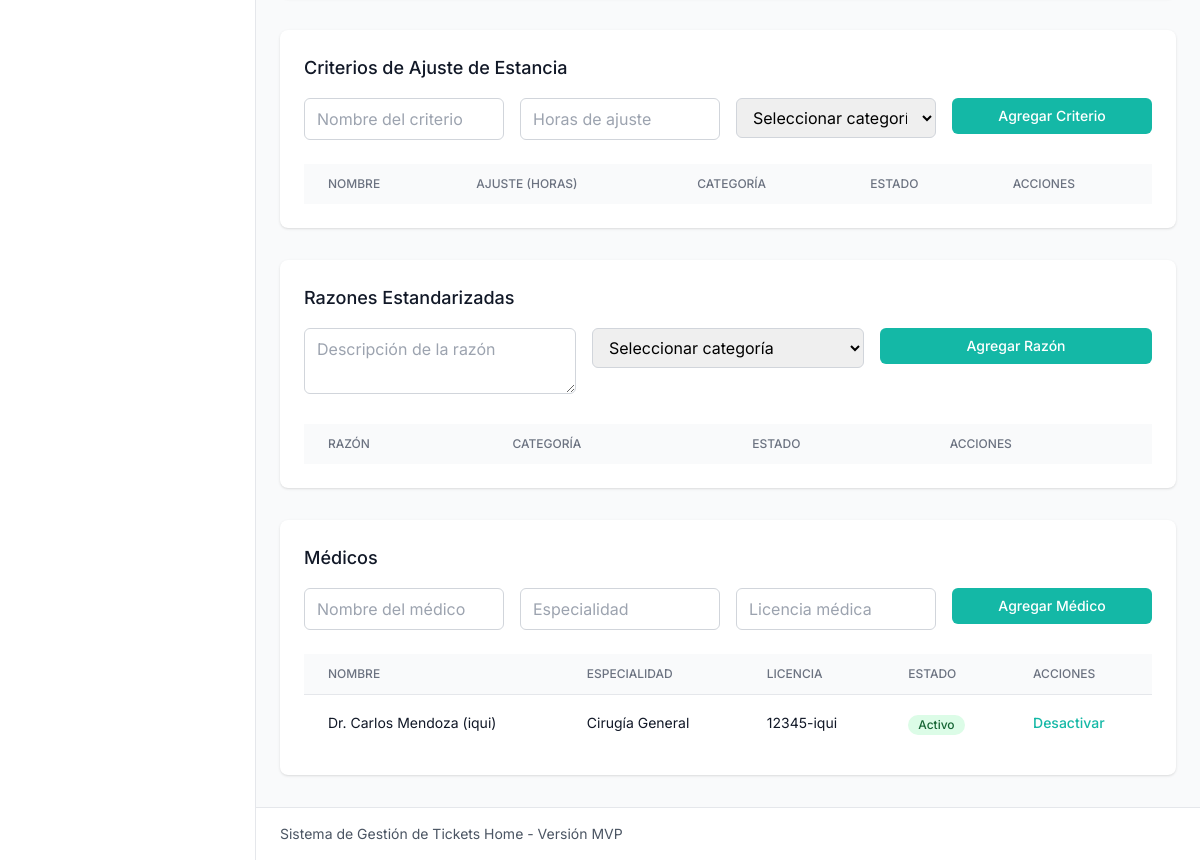
Page /admin/master-data (signed in, lower part) on the earlier database version.
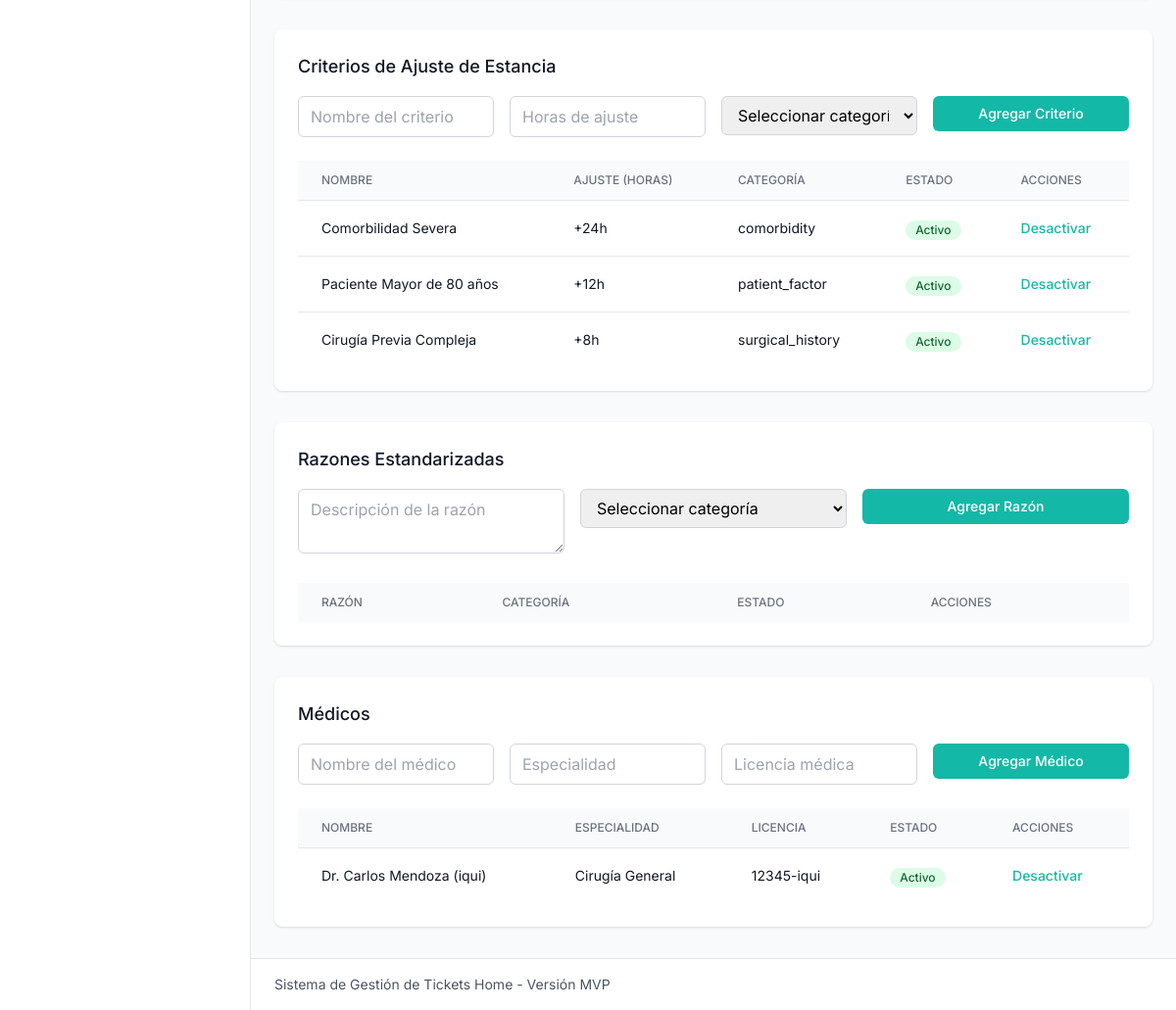
Same page on the later database version.
### models.py (models this page shows, shortened)
class Doctor(db.Model):
    id = db.Column(db.Integer, primary_key=True)
    name = db.Column(db.String(200), nullable=False)
    specialty = db.Column(db.String(100), nullable=True)
    medical_license = db.Column(db.String(50), nullable=True)
    is_active = db.Column(db.Boolean, default=True)
    created_at = db.Column(db.DateTime, default=datetime.utcnow)
    clinic_id = db.Column(db.Integer, db.ForeignKey('clinic.id'), nullable=False)
    tickets = db.relationship('Ticket', backref='attending_doctor', lazy=True)

class StayAdjustmentCriterion(db.Model):
    id = db.Column(db.Integer, primary_key=True)
    name = db.Column(db.String(200), nullable=False)
    hours_adjustment = db.Column(db.Integer, nullable=False)
    category = db.Column(db.String(100), nullable=False)
    is_active = db.Column(db.Boolean, default=True)
    clinic_id = db.Column(db.Integer, db.ForeignKey('clinic.id'), nullable=False)

### routes/admin.py (the view)
@admin_bp.route('/master-data')
@login_required
@admin_required
def master_data():
    clinic_id = current_user.clinic_id
    surgeries = Surgery.query.filter_by(clinic_id=clinic_id).all()
    techniques = Technique.query.filter_by(clinic_id=clinic_id).all()
    adjustments = StayAdjustmentCriterion.query.filter_by(clinic_id=clinic_id).all()
    reasons = StandardizedReason.query.filter_by(clinic_id=clinic_id).all()
    doctors = Doctor.query.filter_by(clinic_id=clinic_id).all()
    return render_template('admin/master_data.html',
                         surgeries=surgeries,
                         techniques=techniques,
                         adjustments=adjustments,
                         reasons=reasons,
                         doctors=doctors)

### models.py (called while the page is built)
    def is_admin(self):
        return self.role == 'admin'

### routes/admin.py (called while the page is built)
def admin_required(f):
    @wraps(f)
    def decorated_function(*args, **kwargs):
        if not current_user.is_admin():
            flash('Acceso denegado. Se requieren permisos de administrador.', 'error')
            return redirect(url_for('dashboard.index'))
        return f(*args, **kwargs)
    return decorated_function

### templates/admin/master_data.html (shortened to what this page needs)
{% extends "base.html" %}
{% block content %}
<div class="space-y-8">
    <div class="bg-white shadow rounded-lg p-6">
        <h3 class="text-lg font-medium text-gray-900 mb-4">Criterios de Ajuste de Estancia</h3>
        <form method="POST" action="{{ url_for('admin.create_adjustment') }}" class="mb-6">
            <div class="grid grid-cols-1 md:grid-cols-4 gap-4">
                <div>
                    <input type="text" name="name" placeholder="Nombre del criterio" required
                           class="w-full px-3 py-2 border border-gray-300 rounded-md focus:outline-none focus:ring-primary focus:border-primary">
                </div>
                <div>
                    <input type="number" name="hours_adjustment" placeholder="Horas de ajuste" required
                           class="w-full px-3 py-2 border border-gray-300 rounded-md focus:outline-none focus:ring-primary focus:border-primary">
                </div>
                <div>
                    <select name="category" required
                            class="w-full px-3 py-2 border border-gray-300 rounded-md focus:outline-none focus:ring-primary focus:border-primary">
                        <option value="">Seleccionar categoría</option>
                    </select>
                </div>
                <div>
                    <button type="submit"
                            class="w-full bg-primary hover:bg-opacity-90 text-white px-4 py-2 rounded-md text-sm font-medium">
                        Agregar Criterio
                    </button>
                </div>
            </div>
        </form>
        <div class="overflow-x-auto">
            <table class="min-w-full divide-y divide-gray-200">
                <thead class="bg-gray-50">
                    <tr>
                        <th class="px-6 py-3 text-left text-xs font-medium text-gray-500 uppercase">Nombre</th>
                        <th class="px-6 py-3 text-left text-xs font-medium text-gray-500 uppercase">Ajuste (horas)</th>
                        <th class="px-6 py-3 text-left text-xs font-medium text-gray-500 uppercase">Categoría</th>
                        <th class="px-6 py-3 text-left text-xs font-medium text-gray-500 uppercase">Estado</th>
                        <th class="px-6 py-3 text-left text-xs font-medium text-gray-500 uppercase">Acciones</th>
                    </tr>
                </thead>
                <tbody class="bg-white divide-y divide-gray-200">
                    {% for adjustment in adjustments %}
                    <tr>
                        <td class="px-6 py-4 whitespace-nowrap text-sm text-gray-900">{{ adjustment.name }}</td>
                        <td class="px-6 py-4 whitespace-nowrap text-sm text-gray-900">
                            {% if adjustment.hours_adjustment >= 0 %}+{% endif %}{{ adjustment.hours_adjustment }}h
                        </td>
                        <td class="px-6 py-4 whitespace-nowrap text-sm text-gray-900">{{ adjustment.category }}</td>
                        <td class="px-6 py-4 whitespace-nowrap">
                            <span class="inline-flex items-center px-2.5 py-0.5 rounded-full text-xs font-medium
                                {% if adjustment.is_active %}bg-green-100 text-green-800{% else %}bg-red-100 text-red-800{% endif %}">
                                {% if adjustment.is_active %}Activo{% else %}Inactivo{% endif %}
                            </span>
                        </td>
                        <td class="px-6 py-4 whitespace-nowrap text-sm font-medium">
                            <form method="POST" action="{{ url_for('admin.toggle_adjustment', adjustment_id=adjustment.id) }}" class="inline">
                                <button type="submit" class="text-primary hover:text-opacity-80">
                                    {% if adjustment.is_active %}Desactivar{% else %}Activar{% endif %}
                                </button>
                            </form>
                        </td>
                    </tr>
                    {% endfor %}
                </tbody>
            </table>
        </div>
    </div>
    <div class="bg-white shadow rounded-lg p-6">
        <h3 class="text-lg font-medium text-gray-900 mb-4">Razones Estandarizadas</h3>
        <form method="POST" action="{{ url_for('admin.create_reason') }}" class="mb-6">
            <div class="grid grid-cols-1 md:grid-cols-3 gap-4">
                <div class="md:col-span-1">
                    <textarea name="reason" placeholder="Descripción de la razón" required rows="2"
                              class="w-full px-3 py-2 border border-gray-300 rounded-md focus:outline-none focus:ring-primary focus:border-primary"></textarea>
                </div>
                <div>
                    <select name="category" required
                            class="w-full px-3 py-2 border border-gray-300 rounded-md focus:outline-none focus:ring-primary focus:border-primary">
                        <option value="">Seleccionar categoría</option>
                    </select>
                </div>
                <div>
                    <button type="submit"
                            class="w-full bg-primary hover:bg-opacity-90 text-white px-4 py-2 rounded-md text-sm font-medium">
                        Agregar Razón
                    </button>
                </div>
            </div>
        </form>
        <div class="overflow-x-auto">
            <table class="min-w-full divide-y divide-gray-200">
                <thead class="bg-gray-50">
                    <tr>
                        <th class="px-6 py-3 text-left text-xs font-medium text-gray-500 uppercase">Razón</th>
                        <th class="px-6 py-3 text-left text-xs font-medium text-gray-500 uppercase">Categoría</th>
                        <th class="px-6 py-3 text-left text-xs font-medium text-gray-500 uppercase">Estado</th>
                        <th class="px-6 py-3 text-left text-xs font-medium text-gray-500 uppercase">Acciones</th>
                    </tr>
                </thead>
            </table>
        </div>
    </div>
    <div class="bg-white shadow rounded-lg p-6">
        <h3 class="text-lg font-medium text-gray-900 mb-4">Médicos</h3>
        <form method="POST" action="{{ url_for('admin.create_doctor') }}" class="mb-6">
            <div class="grid grid-cols-1 md:grid-cols-4 gap-4">
                <div>
                    <input type="text" name="name" placeholder="Nombre del médico" required
                           class="w-full px-3 py-2 border border-gray-300 rounded-md focus:outline-none focus:ring-primary focus:border-primary">
                </div>
                <div>
                    <input type="text" name="specialty" placeholder="Especialidad"
                           class="w-full px-3 py-2 border border-gray-300 rounded-md focus:outline-none focus:ring-primary focus:border-primary">
                </div>
                <div>
                    <input type="text" name="medical_license" placeholder="Licencia médica"
                           class="w-full px-3 py-2 border border-gray-300 rounded-md focus:outline-none focus:ring-primary focus:border-primary">
                </div>
                <div>
                    <button type="submit"
                            class="w-full bg-primary hover:bg-opacity-90 text-white px-4 py-2 rounded-md text-sm font-medium">
                        Agregar Médico
                    </button>
                </div>
            </div>
        </form>
        <div class="overflow-x-auto">
            <table class="min-w-full divide-y divide-gray-200">
                <thead class="bg-gray-50">
                    <tr>
                        <th class="px-6 py-3 text-left text-xs font-medium text-gray-500 uppercase">Nombre</th>
                        <th class="px-6 py-3 text-left text-xs font-medium text-gray-500 uppercase">Especialidad</th>
                        <th class="px-6 py-3 text-left text-xs font-medium text-gray-500 uppercase">Licencia</th>
                        <th class="px-6 py-3 text-left text-xs font-medium text-gray-500 uppercase">Estado</th>
                        <th class="px-6 py-3 text-left text-xs font-medium text-gray-500 uppercase">Acciones</th>
                    </tr>
                </thead>
                <tbody class="bg-white divide-y divide-gray-200">
                    {% for doctor in doctors %}
                    <tr>
                        <td class="px-6 py-4 whitespace-nowrap text-sm text-gray-900">{{ doctor.name }}</td>
                        <td class="px-6 py-4 whitespace-nowrap text-sm text-gray-900">{{ doctor.specialty or 'N/A' }}</td>
                        <td class="px-6 py-4 whitespace-nowrap text-sm text-gray-900">{{ doctor.medical_license or 'N/A' }}</td>
                        <td class="px-6 py-4 whitespace-nowrap">
                            <span class="inline-flex items-center px-2.5 py-0.5 rounded-full text-xs font-medium
                                {% if doctor.is_active %}bg-green-100 text-green-800{% else %}bg-red-100 text-red-800{% endif %}">
                                {% if doctor.is_active %}Activo{% else %}Inactivo{% endif %}
                            </span>
                        </td>
                        <td class="px-6 py-4 whitespace-nowrap text-sm font-medium">
                            <form method="POST" action="{{ url_for('admin.toggle_doctor', doctor_id=doctor.id) }}" class="inline">
                                <button type="submit" class="text-primary hover:text-opacity-80">
                                    {% if doctor.is_active %}Desactivar{% else %}Activar{% endif %}
                                </button>
                            </form>
                        </td>
                    </tr>
                    {% else %}
                    <tr>
                        <td colspan="5" class="px-6 py-4 text-center text-gray-500">No hay médicos registrados.</td>
                    </tr>
                    {% endfor %}
                </tbody>
            </table>
        </div>
    </div>
</div>
{% endblock %}

### templates/base.html (shortened to what this page needs)
<!DOCTYPE html>
<html lang="es">
<head>
    <script src="https://cdn.tailwindcss.com"></script>
</head>
<body class="bg-gray-50">
    {% if current_user.is_authenticated %}
    <div class="flex h-screen bg-gray-100">
        <div id="sidebar" class="flex flex-col bg-white border-r">
            <div class="flex flex-col flex-grow pt-5 overflow-y-auto">
                <div class="mt-8 flex-grow flex flex-col">
                    <nav class="flex-1 px-2 pb-4 space-y-1">
                    </nav>
                </div>
            </div>
        </div>
        <div class="flex flex-col flex-1 overflow-hidden">
            <main class="flex-1 overflow-x-hidden overflow-y-auto bg-gray-50">
                <div class="container mx-auto px-6 py-8">
                    {% block content %}{% endblock %}
                </div>
            </main>
            <footer class="bg-white border-t border-gray-200 px-6 py-4">
                <div class="flex items-center justify-between">
                    <p class="text-sm text-gray-600">
                        Sistema de Gestión de Tickets Home - Versión MVP
                    </p>
                </div>
            </footer>
        </div>
    </div>
    {% endif %}
</body>
</html>

### templates/base.html (style rules this page uses)
body { font-family: 'Inter', ui-sans-serif, system-ui, -apple-system, BlinkMacSystemFont, "Segoe UI", Roboto, "Helvetica Neue", Arial, "Noto Sans", sans-serif; }
.bg-primary { background-color: #14B8A6 !important; }
.text-primary { color: #14B8A6 !important; }
#sidebar { transition: width 0.3s ease-in-out; }
.sidebar-expanded { width: 16rem; }

Differences in the rows shown:
added StayAdjustmentCriterion: name "Comorbilidad Severa", hours_adjustment "24", category "comorbidity", is_active "Activo"
added StayAdjustmentCriterion: name "Paciente Mayor de 80 años", hours_adjustment "12", category "patient_factor", is_active "Activo"
added StayAdjustmentCriterion: name "Cirugía Previa Compleja", hours_adjustment "8", category "surgical_history", is_active "Activo"
